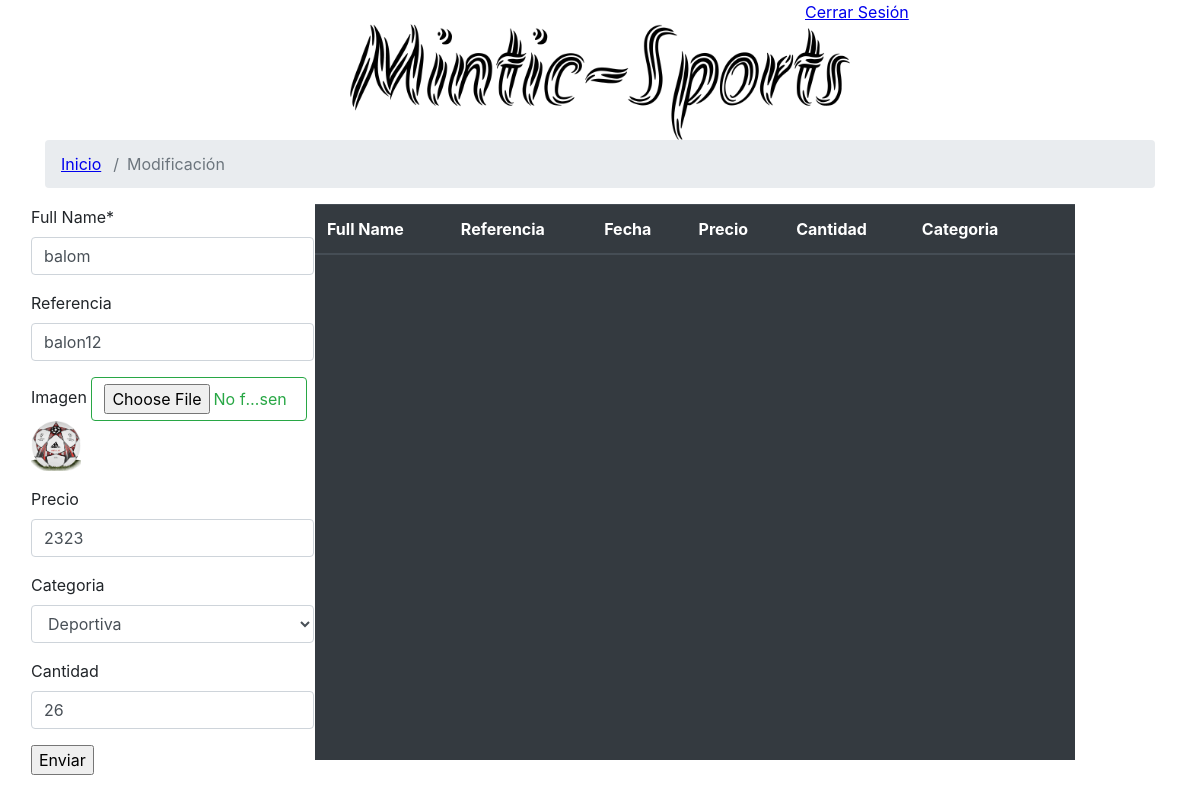
The page /editarproducto/id=5 (signed in) on the database its author committed.
### tables this page shows
CREATE TABLE productos (id INTEGER PRIMARY KEY AUTOINCREMENT, nombre TEXT (25), cantidad INTEGER (35), creatad DATE, referencia_cog TEXT (35), img TEXT (100), precio INTEGER, categoria TEXT);

### app.py (the view)
@app.route('/editarproducto/<string:id>', methods=['GET', 'POST'])
@app.route('/editarproducto', methods=['GET', 'POST'])
def modificarProducto(id=None):
    titulo = "Administración de Stock"
    if 'username' in session:
        username = session['username']
        if request.method == 'POST':
            try:
                fullName = request.form['fullName']
                empCode = request.form['empCode']
                precio = request.form['precio']
                cantidad = request.form['cantidad']
                iduser = request.form['id']
                f = request.files['getimage']
                img = request.form['img']
                categoria = request.form['categoria']
                iduser = iduser.rsplit('=', 1)[1]
                if img == "":
                    if allowed_file(f.filename):
                        now = datetime.now()
                        filename = secure_filename(str(now)+str(f.filename))
                        f.save(os.path.join(
                            app.config['UPLOAD_FOLDER'], filename))
                        mensaje = sqlUpdateProduct2(fullName, int(
                            cantidad), empCode, filename, int(precio), categoria, int(iduser))
                        return redirect(url_for('mod'))
                if allowed_file(f.filename):
                    now = datetime.now()
                    filename = secure_filename(str(now)+str(f.filename))
                    f.save(os.path.join(app.config['UPLOAD_FOLDER'], filename))
                    os.remove(os.path.join(app.config['UPLOAD_FOLDER'], img))
                    mensaje = sqlUpdateProduct2(fullName, int(
                        cantidad), empCode, filename, int(precio), categoria, int(iduser))
                    return redirect(url_for('mod'))
                else:
                    mensaje = sqlUpdateProduct(fullName, int(
                        cantidad), empCode, int(precio), categoria, int(iduser))
                    return redirect(url_for('mod'))
            except:
                return redirect(url_for('mod'))
        else:
            productoB = sqlBuscarProduct(id)
            return render_template('tablaAdmin.html', titulo=titulo, productoB=productoB, id=id)
    else:
        return redirect(url_for('login'))

### app.py (called while the page is built)
def sqlBuscarProduct(id):
    conex = conexion.get_db()
    cur = conex.cursor()
    sql = "SELECT * FROM productos WHERE "+id
    cur.execute(sql)
    product = cur.fetchone()
    conex.close()
    return product

### conexion.py (called while the page is built)
def get_db():
    try:
        con=sqlite3.connect('sport.db')
        return con
    except :
        print('Error al conectar DB..')

### templates/tablaAdmin.html (shortened to what this page needs)
{% extends "ShemaPage.html" %} {% block contenido %}
<link rel="stylesheet" href="{{url_for('static',filename='css/tablaD.css')}}">
<div class="container">
    <div class="row">
        <div class="col-md-4 ml-auto">
            <a href="/cerrarsesion">Cerrar Sesión</a>
        </div>
    </div>
    <img src="{{url_for('static',filename='img/nombre.png')}}" class="rounded mx-auto d-block" alt="Logo Mintic">
    <nav aria-label="breadcrumb">
        <ol class="breadcrumb">
            <li class="breadcrumb-item"><a href="/portalAdmin">Inicio</a></li>
            <li class="breadcrumb-item active" aria-current="page">Modificación</li>
        </ol>
    </nav>
    <div class="row">
        <table class="col-3">
            <tr>
                <td>
                    {%if productoB%}
                    <form method="POST" action="/editarproducto" enctype="multipart/form-data" tocomplete="off">
                        <div class="form-group">
                            <label for="fullName">Full Name*</label><label class="validation-error hide" id="fullNameValidationError">This field is required.</label>
                            <input type="text" value="{{productoB[1]}}" name="fullName" id="fullName" class="form-control">
                        </div>
                        <div class="form-group">
                            <label for="empCode">Referencia</label>
                            <input type="text" value="{{productoB[4]}}" name="empCode" id="empCode" class="form-control">
                        </div>
                        <div class="form-group">
                            <label for="getimage">Imagen</label>
                            <input style="width: 216px;" type="file" id="getimage" name="getimage" class="btn btn-outline-success">
                            <img style="width: 50px;
                                height: 50px;" src="../static/upload/{{productoB[5]}}">
                        </div>
                        <div class="form-group">
                            <label for="precio">Precio</label>
                            <input type="number" value="{{productoB[6]}}" name="precio" id="precio" class="form-control">
                        </div>
                        <div class="form-group">
                            <label for="categoria">Categoria</label>
                            <select class="form-control " id="categoria" name="categoria">
                                <option value="{{productoB[7]}}">{{productoB[7]}}</option>
                            </select>
                        </div>
                        <div class="form-group">
                            <label for="cantidad">Cantidad</label>
                            <input type="number" value="{{productoB[2]}}" name="cantidad" id="cantidad" class="form-control">
                        </div>
                        <div class="form-action-buttons">
                            <input type="submit" value="Enviar">
                        </div>
                    </form>
                    {%endif%}
                </td>
            </tr>
        </table>
        <table class="list table table-hover table-dark col-8" id="employeeList">
            <thead>
                <tr>
                    <th scope="col">Full Name</th>
                    <th scope="col">Referencia</th>
                    <th scope="col">Fecha</th>
                    <th scope="col">Precio</th>
                    <th scope="col">Cantidad</th>
                    <th scope="col">Categoria</th>
                    <th scope="col"></th>
                </tr>
            </thead>
            <tbody>
            </tbody>
        </table>
    </div>
</div>
{% endblock %}

### static/css/tablaD.css (style rules this page uses)
body { background: url(../img/backgroud.png); background-size: cover; }
table.list { width:100%; }
a { cursor: pointer; text-decoration: underline; color: #0000ee; margin-right: 4px; }
img { width: 45%; }

### rows shown on the page
productos: fullName "balom", empCode "balon12", img (picture), precio "2323", categoria "Deportiva", cantidad "26"
